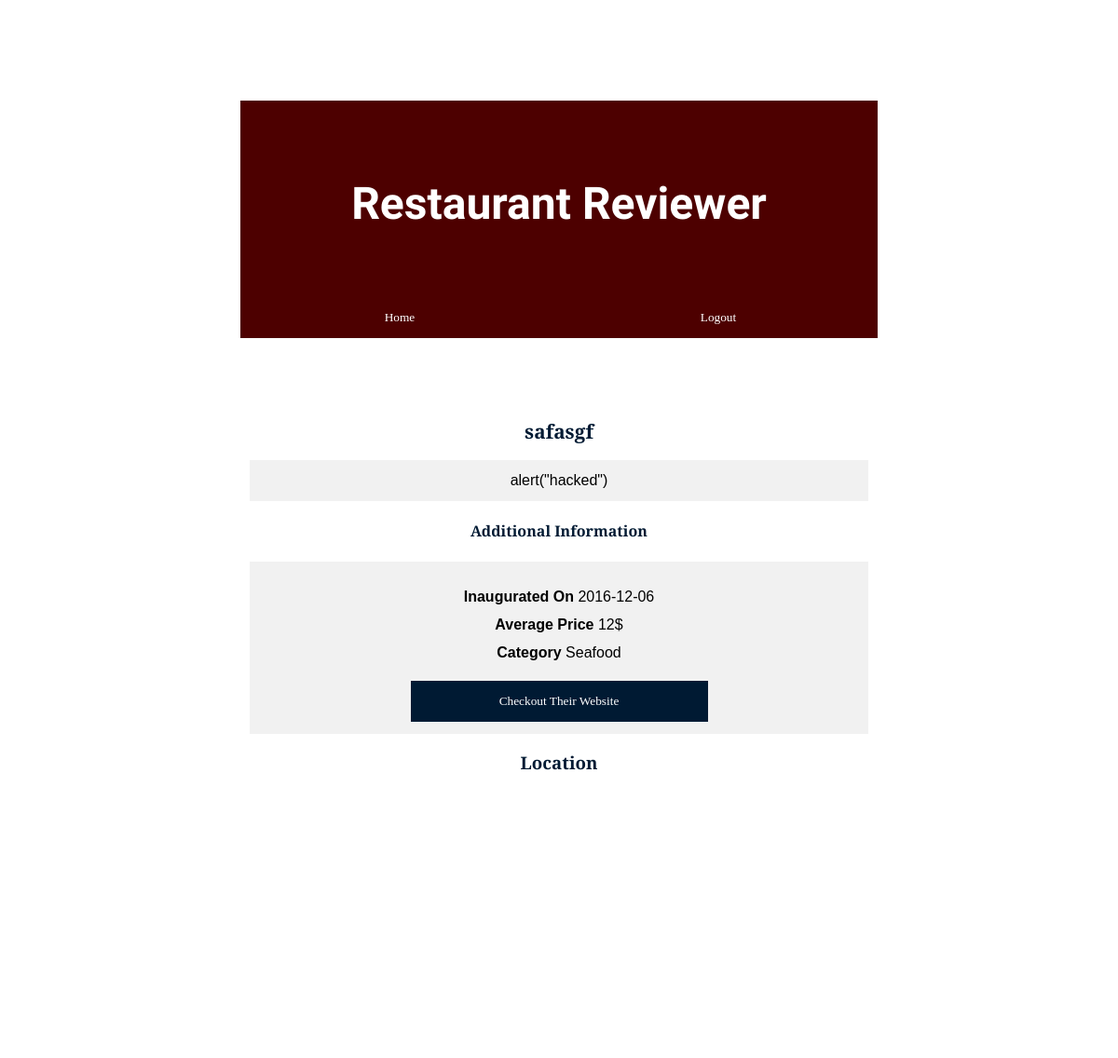
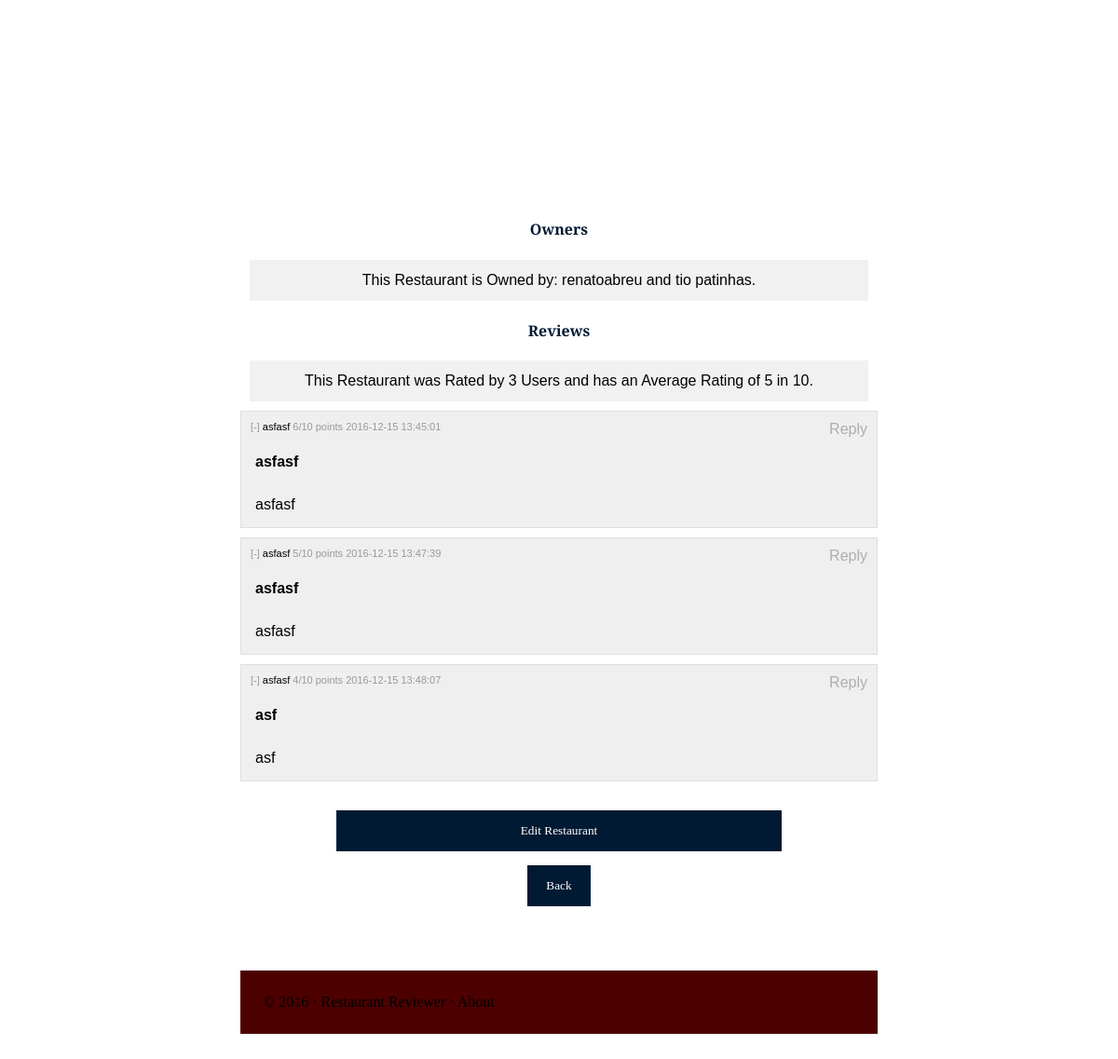
/restaurant.php?id=1 (signed in), run on the app's committed database (2 pictures, top to bottom).
### tables this page shows
CREATE TABLE restaurants (
	id INTEGER PRIMARY KEY AUTOINCREMENT,
	name VARCHAR NOT NULL,
	description VARCHAR NOT NULL,
	price FLOAT,
	category VARCHAR NOT NULL,
	website VARCHAR,
	inauguration DATE,
  location_id FLOAT NOT NULL
);

CREATE TABLE users (
	id INTEGER PRIMARY KEY AUTOINCREMENT,
	username VARCHAR NOT NULL,
	first_name VARCHAR NOT NULL,
	last_name VARCHAR NOT NULL,
	password VARCHAR(255) NOT NULL,
	email VARCHAR NOT NULL,
	age INTEGER,
	gender VARCHAR,
	profilePic VARCHAR
);

CREATE TABLE reviews (
	id INTEGER PRIMARY KEY AUTOINCREMENT,
	user_id INTEGER REFERENCES users NOT NULL,
	restaurant_id INTEGER REFERENCES restaurants NOT NULL,
	title VARCHAR NOT NULL,
	score INTEGER NOT NULL,
	body VARCHAR NOT NULL,
	date TIMESTAMP NOT NULL
);

### database/restaurants.php (called while the page is built, shortened)
<?php
function getRestaurantAvgRating($reviews){
    $sum = 0;
    foreach ($reviews as $review){
        $sum += $review["score"];
    }
    $reviewsCount = count($reviews);
    if($reviewsCount == 0){
        $avgRating = 0;
    } else $avgRating = $sum/$reviewsCount;
    return $avgRating;
}
function isOwner($user_id, $restaurant_id){
    global $db;
    $stmt = $db->prepare('SELECT * FROM restaurant_user where user_id = ? AND restaurant_id = ?');
    $stmt->execute(array($user_id, $restaurant_id));
    $result = $stmt->fetch();
    if($result != null)
        return true;
    else return false;
}
function getRestaurantReviews($restaurant_id){
    global $db;
    $stmt = $db->prepare('SELECT * FROM reviews where restaurant_id = ?');
    $stmt->execute(array($restaurant_id));
    $result = $stmt->fetchAll();
    return $result;
}
function getOwners($restaurant_id){
    global $db;
    $stmt = $db->prepare('SELECT * FROM restaurant_user where restaurant_id = ?');
    $stmt->execute(array($restaurant_id));
    $result = $stmt->fetchAll();
    $users = [];
    foreach ($result as $row){
        array_push($users, getUserByID($row["user_id"]));
    }
    return $users;
}
function getRestaurantByID($id){
    global $db;
    $stmt = $db->prepare('SELECT * FROM restaurants where id = ?');
    $stmt->execute(array($id));
    $result = $stmt->fetch();
    return $result;
}

### database/users.php (called while the page is built, shortened)
<?php
function getUserByID($id){
    global $db;
    $stmt = $db->prepare('SELECT * FROM users where id = ?');
    $stmt->execute(array($id));
    $result = $stmt->fetch();
    return $result;
}
function getUserByName($username){
    global $db;
    $stmt = $db->prepare('SELECT * FROM users where username = ?');
    $stmt->execute(array($username));
    $result = $stmt->fetch();
    return $result;
}

### database/reviews.php (called while the page is built, shortened)
<?php
function getReviewReplies($review_id){
    global $db;
    $stmt = $db->prepare('SELECT * FROM replies where review_id = ?');
    $stmt->execute(array($review_id));
    $result = $stmt->fetchAll();
    return $result;
}

### database/replies.php (called while the page is built, shortened)
<?php
function checkReplies($replies, $user_id){
    return false;
}

### restaurant.php (the view, shortened to what this page needs)
<?php
include('resources/templates/header.php');
include('database/connection.php');
include('database/users.php');
include('database/restaurants.php');
include('database/reviews.php');
include('database/replies.php');
$user = getUserByName($_SESSION['username']);
$restaurant = getRestaurantByID(trim(strip_tags($_GET["id"])));
$isOwner = isOwner($user["id"], $restaurant["id"]);
$reviews = getRestaurantReviews($restaurant["id"]);
$owners = getOwners($restaurant["id"]);
$rating = getRestaurantAvgRating($reviews);
?>
    <div>
        <h2><?php echo htmlentities($restaurant["name"]); ?></h2>
        <div id="descriptionRes">
        <?php echo $restaurant["description"]; ?>
        </div>
        <h4>Additional Information</h4>
    </div>
    <div class="info">
        <div id="text">
            <label>Inaugurated On </label> <?php echo $restaurant["inauguration"]; ?>
            <br>
            <label>Average Price </label> <?php echo $restaurant["price"]; ?>$
            <br>
            <label>Category </label> <?php echo $restaurant["category"]; ?>
            <br>
        </div>
        <button href="<?php echo utf8_decode(urldecode($restaurant["website"]))?>" class="checkbtn">Checkout Their Website</button>
    </div>
    <h3>Location</h3>
    <div id="location"></div>
    <div class="owners">
        <h4>Owners</h4>
        <p>This Restaurant is Owned by:
            <?php for($i = 0; $i < count($owners); $i++): ?>
                <a href="profilePage.php?username=<?php echo $owners[$i]["username"]?>">
                <?php if(count($owners) == 1)
                    echo ($owners[$i]["username"] . '.</a>');
                else if($i == count($owners) - 1)
                    echo ('and '.$owners[$i]["username"] . '.</a>');
                else echo ($owners[$i]["username"] . ' </a>');
            endfor; ?>
        </p>
    </div>
    <ol class="commentList">
        <h4>Reviews</h4>
        <p id="avgRating">This Restaurant was Rated by <?php echo count($reviews)?> Users and has an Average Rating of <?php echo $rating?> in 10. </p>
        <li class="comment" id="comment">
            <?php foreach ($reviews as $review): $author = getUserByID($review['user_id']);?>
                <div class="commentBlock" id="comment<?php echo $review['id']?>">
                    <div class="comment-head">
                        <a id="hideBody">[-]</a>
                        <a class="fn" href="profilePage.php?username=<?php echo $author["username"]?>"><?php echo $author["username"]?></a>
                        <a><?php echo $review['score']?>/10 points</a>
                        <a><?php echo $review['date']?></a>
                    </div>
                    <div class="comment-body">
                        <br>
                        <p id="title"><?php echo $review['title']?></p>
                        <br>
                        <p><?php echo $review['body']?></p>
                        <?php
                        $author = getUserByID($review['user_id']);
                        $replies = getReviewReplies($review["id"]);
                        $alreadyReplied = checkReplies($replies, $user["id"]);
                        if($author["username"] != $user["username"] && $alreadyReplied == false):?>
                            <div class="reply">
                                <a class="comment-reply-link" id="reply<?php echo $review['id']?>">Reply</a>
                            </div>
                        <?php endif;?>
                    </div>
                </div>
            <?php endforeach; ?>
        </li>
    </ol>
<?php if($isOwner):?>
    <button onclick="location.href='<?= '/editRestaurantPage.php?id=' . $restaurant['id'] ?>';"class="editbtn1">Edit Restaurant</button>
<?php endif;?>
    <button onclick="location.href='/restaurantsPage.php'" class="backbtn">Back</button>
<?
include('resources/templates/footer.php');
?>

### public/css/style.css (style rules this page uses)
body { padding: 250px; padding-top: 100px; background-image: url(../img/background.jpg); background-size: cover; overflow:auto; }
h2 { font-family: 'Playfair Display SC', serif; color: #001a33; font-size:130%; }
h3 { font-family: 'Playfair Display SC', serif; text-align: center; color: #001a33; }
h4 { font-family: 'Playfair Display SC', serif; font-size:100%; color: #001a33; }
a:link { color: black; text-decoration: none; }
#descriptionRes { border: 3px solid #f1f1f1; background-color: #f1f1f1; padding:10px; margin:10px; }
.owners p { border: 3px solid #f1f1f1; background-color: #f1f1f1; padding: 10px; margin: 10px; }
.commentList #avgRating { border: 3px solid #f1f1f1; background-color: #f1f1f1; padding: 10px; margin: 10px; }
.info { border: 3px solid #f1f1f1; background-color: #f1f1f1; margin-right: 10px; margin-left:10px; margin-bottom: 10px; padding: 10px; padding-top: 20px; }
.info #text { line-height: 30px; text-align: center; }
.info #text label { font-weight: bold; }
.comment-body { text-align:left; }
.comment-body #title { font-weight: bold; }
button { background-color: #001a33; color: white; padding: 14px 20px; margin-top:0; border: none; cursor: pointer; width: 100%; font-family: 'Playfair Display SC', serif; }
.info .checkbtn { width:50%; position:relative; margin-top:15px; }
.editbtn1 { width:70%; postion:fixed; left:15%; margin-top:15px; margin-left:100px; margin-right: 100px; margin-bottom:15px; }
.backbtn { width: 10%; }
#location { width:100%; height:500px }
.commentList .commentBlock { padding: 10px; background: #EFEFEF; border: solid thin #DEDEDE; margin: 10px 0; position: relative; }
.comment-body a.comment-reply-link { position: absolute; top: 10px; right: 10px; color: #AEAEAE; }
ol.commentList { padding-left: 0; }
ol.commentList li { list-style: none; }
.comment-head { text-align: left; font-size: 11px; color: #999; }
.commentBlock p { margin: 5px; }

### data on the page
restaurants: name "safasgf", description "alert(\"hacked\")", inauguration "2016-12-06", price "12", category "Seafood"
users: username "renatoabreu"
users: username "tio patinhas"
reviews: user.username "asfasf", score "6", date "2016-12-15 13:45:01", title "asfasf", body "asfasf"
reviews: user.username "asfasf", score "5", date "2016-12-15 13:47:39", title "asfasf", body "asfasf"
reviews: user.username "asfasf", score "4", date "2016-12-15 13:48:07", title "asf", body "asf"

### other printed values
count($reviews) "3"
$rating "5"
